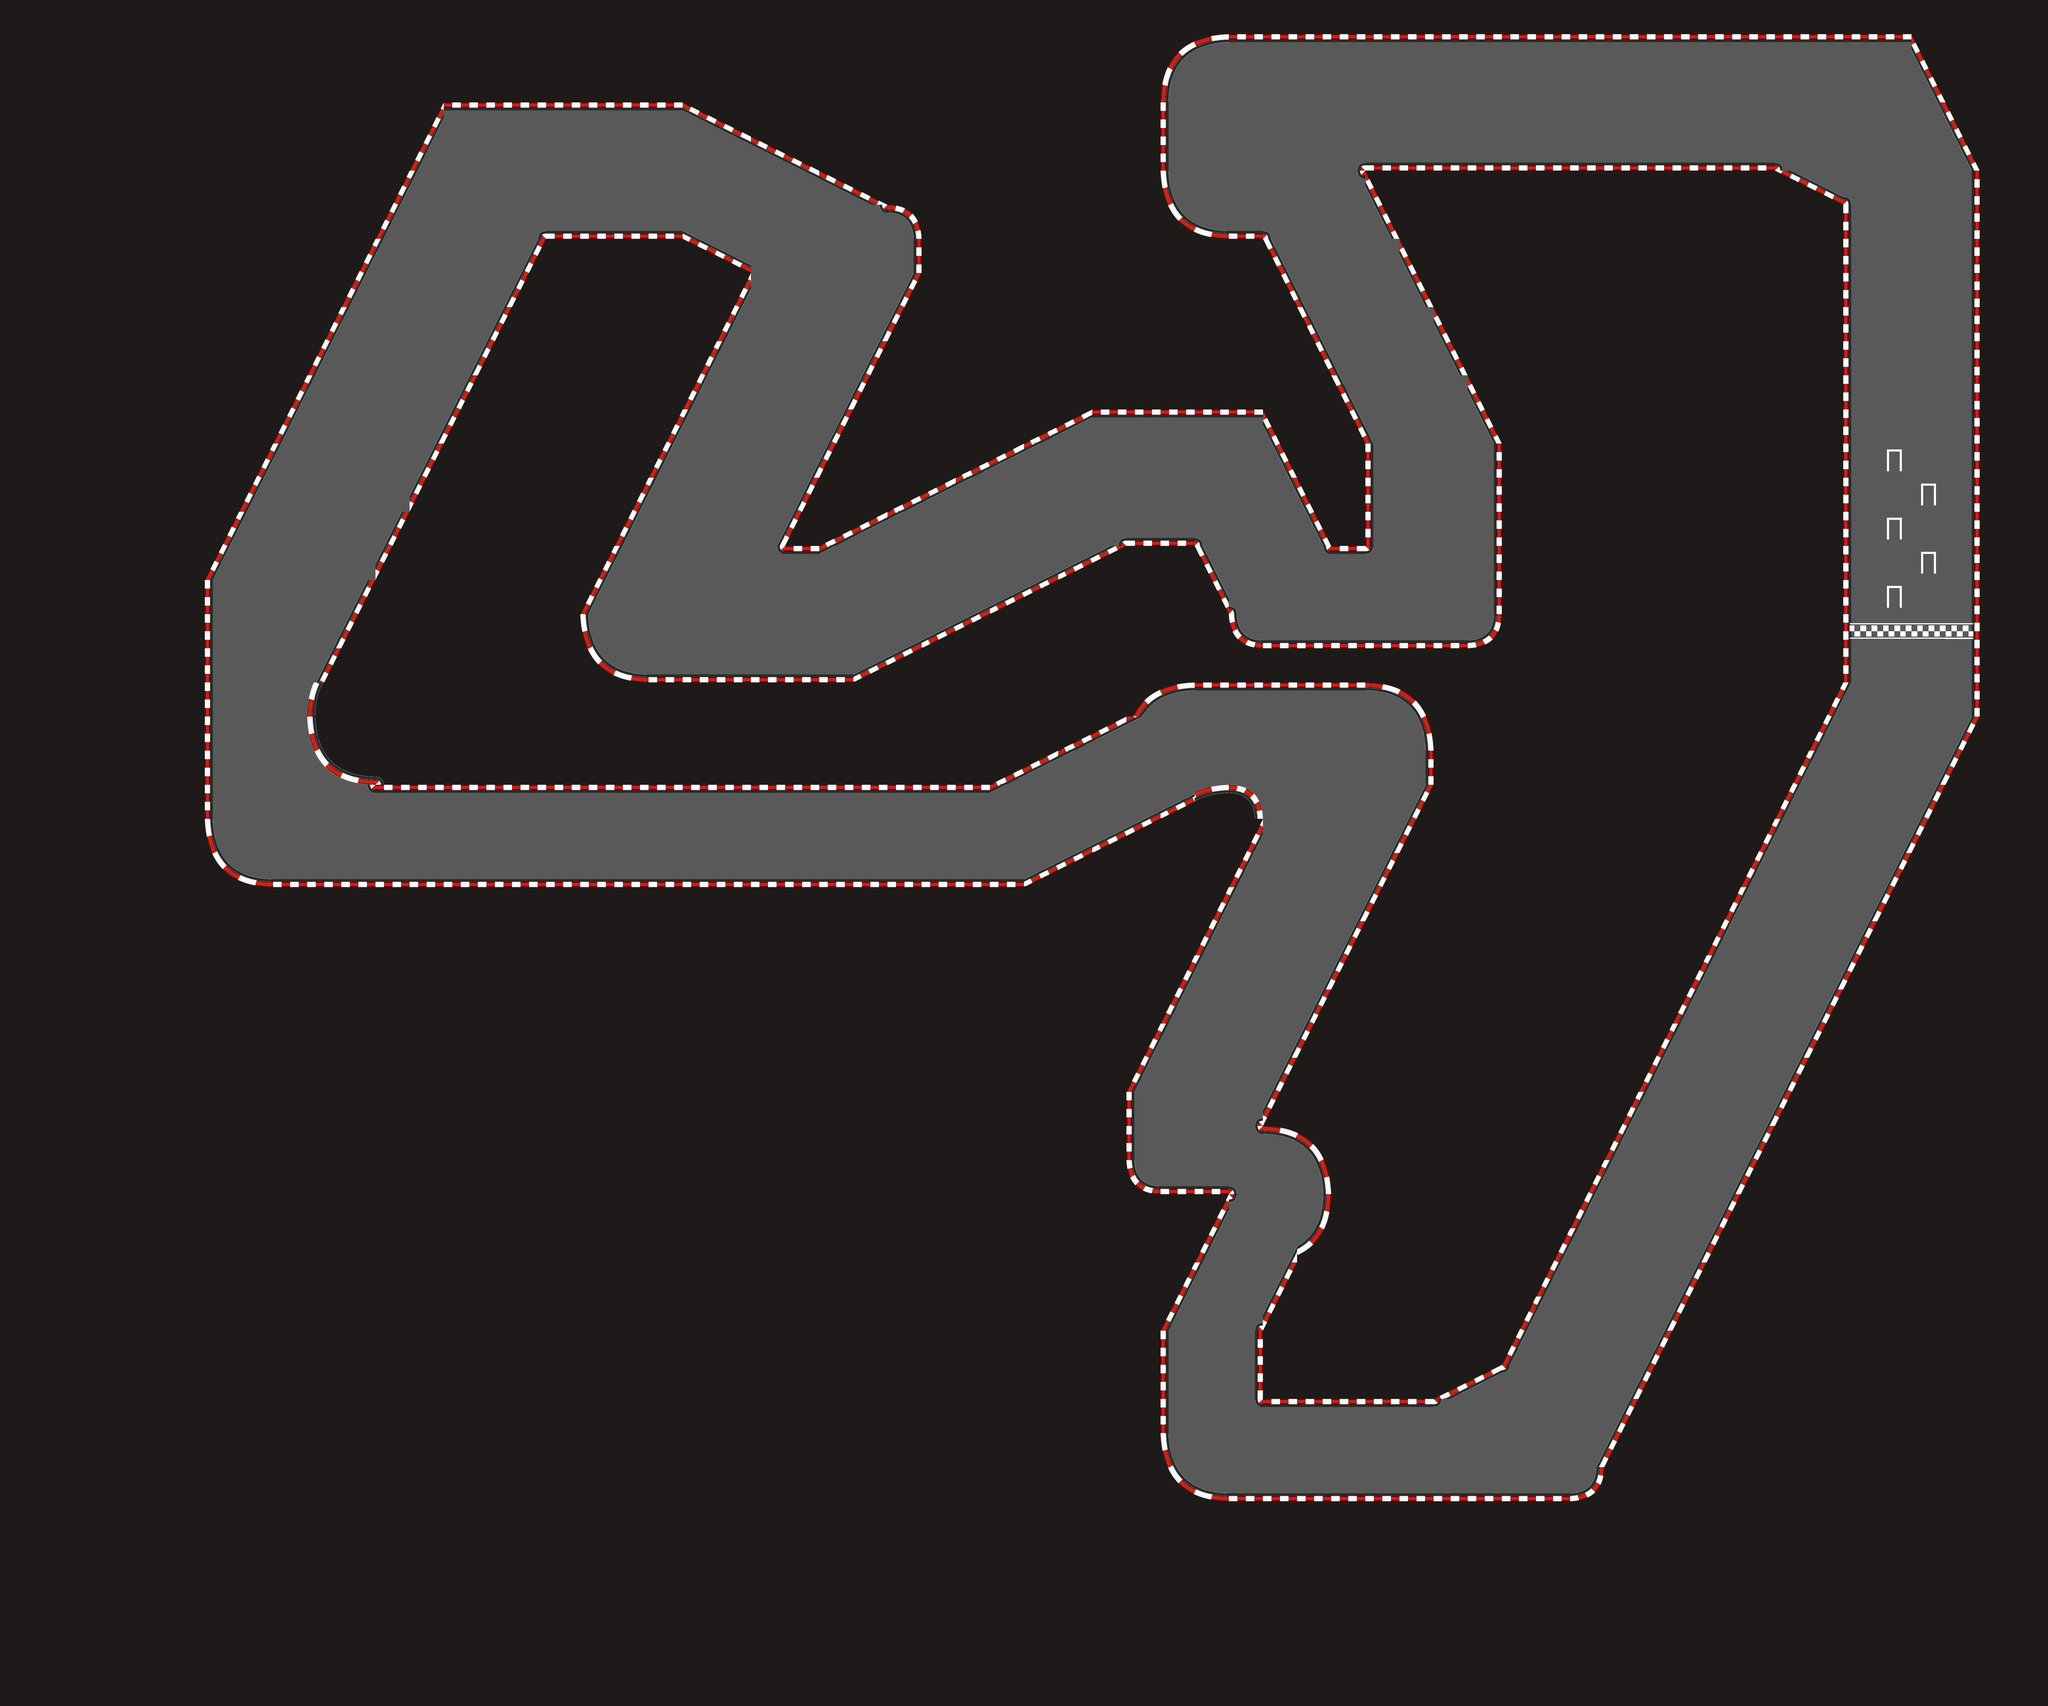

A level layout from a 2D game, rendered from its tile map. Below: a short description, then the map file with tile-grid data replaced by summaries:
An orthogonal 60x50 tile map with 128x128 px tiles, 1 tile layer (Map), 2 tilesets and 186 objects (52x Checkpoint36, 11x Checkpoint43, 8x Checkpoint28, 8x Checkpoint29, 8x Checkpoint30, ...).

<map version="1.10" tiledversion="1.11.2" orientation="orthogonal" renderorder="right-down" width="60" height="50" tilewidth="128" tileheight="128" infinite="0" nextlayerid="14" nextobjectid="352">
 <editorsettings>
  <export target="RaceTrack.csv" format="csv" />
 </editorsettings>
 <tileset firstgid="1" name="spritesheet_tiles" tilewidth="128" tileheight="128" tilecount="324" columns="18">
  <image source="spritesheet_tiles.png" width="2304" height="2304" />
 </tileset>
 <tileset firstgid="325" source="car1.tsx" />
 <layer id="1" name="Map" width="60" height="50">
  <data>[3000 cells, 3000 non-empty, 61 distinct tile ids]</data>
 </layer>
 <objectgroup color="#ffff00" id="9" name="SpawnPoints" visible="0">
  <object id="28" name="Spawn1" x="7109.46" y="2012.05">
   <properties>
    <property name="grid_row" type="int" value="1" />
    <property name="position" value="pole" />
    <property name="rotation" type="float" value="-90" />
    <property name="spawn_id" type="int" value="0" />
   </properties>
   <point />
  </object>
  <object id="31" name="Spawn2" x="7229.97" y="1865.79">
   <properties>
    <property name="grid_row" type="int" value="2" />
    <property name="position" value="second" />
    <property name="rotation" type="float" value="-90" />
    <property name="spawn_id" type="int" value="1" />
   </properties>
   <point />
  </object>
  <object id="32" name="Spawn3" x="7111.7" y="1726.05">
   <properties>
    <property name="grid_row" type="int" value="1" />
    <property name="position" value="third" />
    <property name="rotation" type="float" value="-90" />
    <property name="spawn_id" type="int" value="2" />
   </properties>
   <point />
  </object>
  <object id="33" name="Spawn4" x="7230.72" y="2122.87">
   <properties>
    <property name="grid_row" type="int" value="2" />
    <property name="position" value="fourth" />
    <property name="rotation" type="float" value="-90" />
    <property name="spawn_id" type="int" value="3" />
   </properties>
   <point />
  </object>
  <object id="34" name="Spawn5" x="7102.85" y="2254.21">
   <properties>
    <property name="grid_row" type="int" value="1" />
    <property name="position" value="fifth" />
    <property name="rotation" type="float" value="-90" />
    <property name="spawn_id" type="int" value="4" />
   </properties>
   <point />
  </object>
 </objectgroup>
 <objectgroup color="#ff0000" id="10" name="FinishLine" visible="0">
  <object id="38" name="FinishLine" x="7394.09" y="2339.03" width="56.5785" height="453.209" rotation="90">
   <properties>
    <property name="checkpoint_id" type="int" value="-1" />
    <property name="direction" value="up" />
    <property name="invalid_direction" value="down" />
    <property name="lap_trigger" type="bool" value="true" />
    <property name="name" value="Meta" />
    <property name="total_laps" type="int" value="3" />
    <property name="type" value="finish_line" />
   </properties>
  </object>
 </objectgroup>
 <objectgroup color="#cc0000" id="4" name="Collisions" visible="0" opacity="0.5">
  <object id="26" name="Exterior" x="6775.01" y="5628.13">
   <properties>
    <property name="collision_type" value="static" />
    <property name="type" value="wall_chain" />
   </properties>
   <polygon points="-2158,-1162 -2460.66,-1164.28 -2505.34,-1177.53 -2543.4,-1231.24 -2544.7,-1538.96 -2064.51,-2480.01 -2042.36,-2539.85 -2056.59,-2627.35 -2131.39,-2680.04 -2194.46,-2683.28 -2272.21,-2649.86 -2966.94,-2309.07 -5759.37,-2312.76 -5821.14,-2324.93 -5889.51,-2342.32 -5952.95,-2401.31 -5993.99,-2473.62 -5996,-2547.62 -6001.17,-3443.43 -5116.86,-5239.43 -4223.92,-5240.13 -3451.68,-4855.5 -3391.25,-4846.3 -3346.49,-4815.59 -3330.51,-4741.31 -3330.73,-4661.09 -3335.04,-4594.22 -3493.44,-4273.17 -3842.72,-3579.82 -3812.74,-3569.54 -3707.41,-3569.28 -2673.21,-4083.48 -2043.44,-4076.05 -1791.02,-3568.59 -1639.24,-3573.99 -1643.14,-3964.63 -2030.65,-4751 -2198.51,-4738.88 -2287.31,-4760.12 -2360.46,-4817.41 -2414.59,-4938.76 -2416.04,-5102.37 -2402.77,-5349.18 -2328.41,-5445.13 -2249.85,-5482.45 -2178.54,-5490.22 377.24,-5497 637.343,-4992.94 641.335,-2952.77 -770.981,-123.304 -781.244,-62.5513 -808.476,-27.5315 -862.055,-5.1669 -2127.29,-6.06571 -2241.71,-7.58657 -2308.76,-43.4694 -2368.81,-83.7534 -2404.79,-165.826 -2411.34,-225.885 -2410.34,-631.946 -2159.53,-1132.27" />
  </object>
  <object id="27" name="Interior" x="7816" y="5512.25">
   <properties>
    <property name="collision_type" value="static" />
    <property name="type" value="wall_chain" />
   </properties>
   <polygon points="-3550,-2838 -4120.5,-2556.25 -4789,-2556.5 -5572.65,-2564.29 -6356.13,-2560.38 -6532.06,-2604.13 -6604.06,-2668.13 -6648,-2742 -6660.04,-2852.16 -5780.09,-4635.16 -5776.91,-4641.16 -5772.64,-4645.16 -5765,-4647.98 -5753.18,-4648.16 -5746.27,-4645.07 -5742.82,-4640.07 -5740.27,-4633.7 -5740.18,-4628.43 -5254.24,-4624.13 -4981.24,-4481.92 -5623.03,-3219.58 -5624.73,-3120.89 -5561.21,-3010.74 -5456.36,-2969.83 -5182.64,-2964.8 -4991.73,-2965.13 -4773.67,-2967.83 -4619.4,-2969.36 -4270.36,-3155.82 -3828.49,-3357.71 -3608.77,-3467.7 -3329.38,-3479.36 -3197.24,-3209.75 -3171.83,-3124.36 -3105.94,-3098.96 -2270.36,-3099.57 -2198.15,-3138.89 -2194.24,-3851.23 -2690.86,-4872.19 -1163.12,-4887.65 -915.636,-4769.01 -893.172,-2959.04 -1233.33,-2284.07 -2168,-396.25 -2448,-256.25 -2684,-257.7 -2940.18,-249.34 -3089.82,-254.07 -3084.91,-537.7 -2938.91,-815.34 -2856.73,-905.89 -2813.27,-1048.8 -2865.27,-1190.43 -2966.55,-1278.25 -3081.88,-1297.38 -2449.5,-2568 -2450.18,-2711.7 -2468,-2805.52 -2516.64,-2881.43 -2607.27,-2934.89 -2694,-2942.18 -2919.22,-2944.21 -3211.87,-2952.25 -3412.06,-2940.31 -3498,-2902.19" />
  </object>
 </objectgroup>
 <objectgroup color="#00ff00" id="12" name="AI_Waypoints">
  <object id="39" name="Checkpoint0" x="7017.32" y="2553.82">
   <properties>
    <property name="checkpoint_id" type="int" value="0" />
    <property name="next_ids" value="1, 4, 5, 6" />
    <property name="racing_line" value="center" />
    <property name="speed_zone" value="normal" />
   </properties>
   <ellipse />
  </object>
  <object id="40" name="Checkpoint1" x="7128.52" y="2553.31">
   <properties>
    <property name="checkpoint_id" type="int" value="1" />
    <property name="next_ids" value="1, 4, 5, 6" />
    <property name="racing_line" value="center" />
    <property name="speed_zone" value="normal" />
   </properties>
   <ellipse />
  </object>
  <object id="41" name="Checkpoint2" x="7223.95" y="2553.3">
   <properties>
    <property name="checkpoint_id" type="int" value="2" />
    <property name="next_ids" value="1, 4, 5, 6" />
    <property name="racing_line" value="center" />
    <property name="speed_zone" value="normal" />
   </properties>
   <ellipse />
  </object>
  <object id="42" name="Checkpoint3" x="7351.6" y="2551.09">
   <properties>
    <property name="checkpoint_id" type="int" value="3" />
    <property name="next_ids" value="1, 4, 5, 6" />
    <property name="racing_line" value="center" />
    <property name="speed_zone" value="normal" />
   </properties>
   <ellipse />
  </object>
  <object id="43" name="Checkpoint4" x="6769.3" y="3052.71">
   <properties>
    <property name="checkpoint_id" type="int" value="4" />
    <property name="next_ids" value="7, 8, 9" />
    <property name="racing_line" value="center" />
    <property name="speed_zone" value="nitro" />
   </properties>
   <ellipse />
  </object>
  <object id="44" name="Checkpoint5" x="6865.2" y="3085.94">
   <properties>
    <property name="checkpoint_id" type="int" value="5" />
    <property name="next_ids" value="7, 8, 9" />
    <property name="racing_line" value="center" />
    <property name="speed_zone" value="fast" />
   </properties>
   <ellipse />
  </object>
  </objectgroup>
</map>
<!-- 172 of 186 objects omitted -->